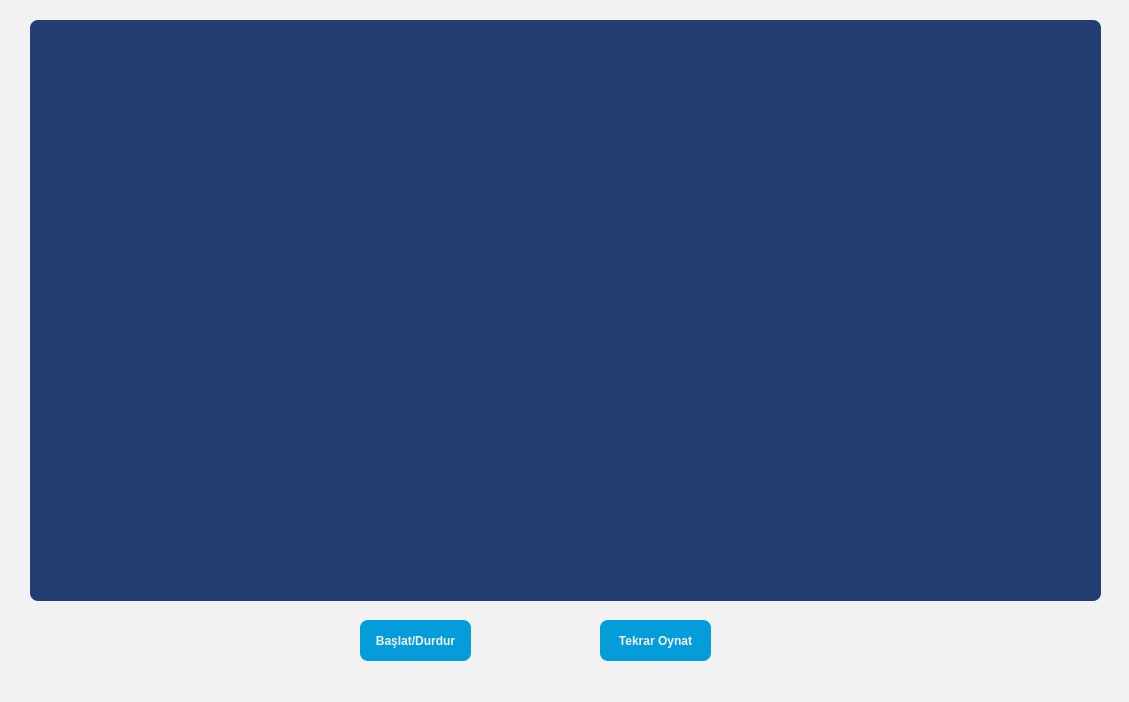
<?xml version="1.0" encoding="UTF-8"?>
<ui version="4.0">
 <class>Form</class>
 <widget class="QWidget" name="Form">
  <property name="geometry">
   <rect>
    <x>0</x>
    <y>0</y>
    <width>1129</width>
    <height>702</height>
   </rect>
  </property>
  <property name="windowTitle">
   <string>Form</string>
  </property>
  <property name="styleSheet">
   <string>
    QWidget {
        background-color: #F2F2F2;
    }
    QLabel#video_label {
        background-color: #243E73;
        color: white;
        border-radius: 8px;
    }
    QPushButton {
        background-color: #049DD9;
        color: #F2F2F2;
        border-radius: 8px;
        font-weight: bold;
    }
    QPushButton:hover {
        background-color: #8BBBD9;
    }
    QPushButton:pressed {
        background-color: #243E73;
    }
   </string>
  </property>
  <widget class="QLabel" name="video_label">
   <property name="geometry">
    <rect>
     <x>30</x>
     <y>20</y>
     <width>1071</width>
     <height>581</height>
    </rect>
   </property>
   <property name="text">
    <string/>
   </property>
  </widget>
  <widget class="QPushButton" name="pushButton">
   <property name="geometry">
    <rect>
     <x>360</x>
     <y>620</y>
     <width>111</width>
     <height>41</height>
    </rect>
   </property>
   <property name="text">
    <string>Başlat/Durdur</string>
   </property>
  </widget>
  <widget class="QPushButton" name="pushButton_2">
   <property name="geometry">
    <rect>
     <x>600</x>
     <y>620</y>
     <width>111</width>
     <height>41</height>
    </rect>
   </property>
   <property name="text">
    <string>Tekrar Oynat</string>
   </property>
  </widget>
 </widget>
 <resources/>
 <connections/>
</ui>
